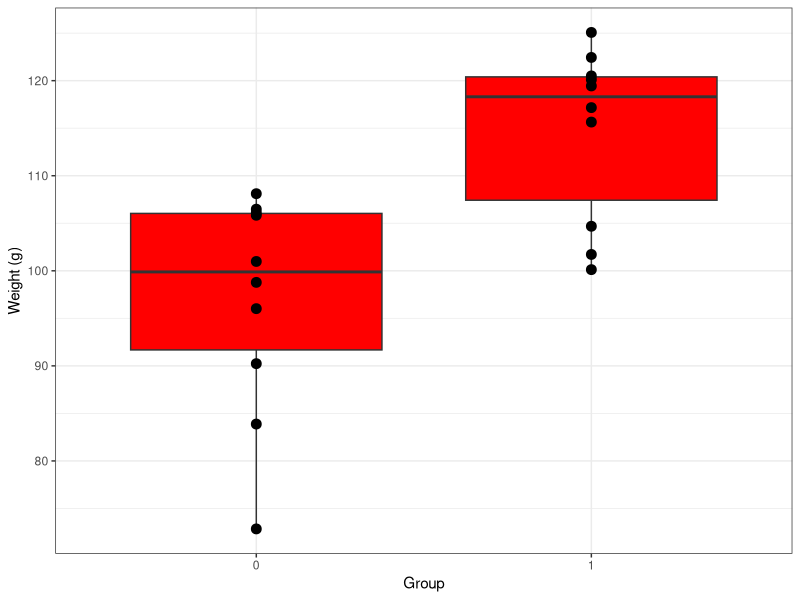
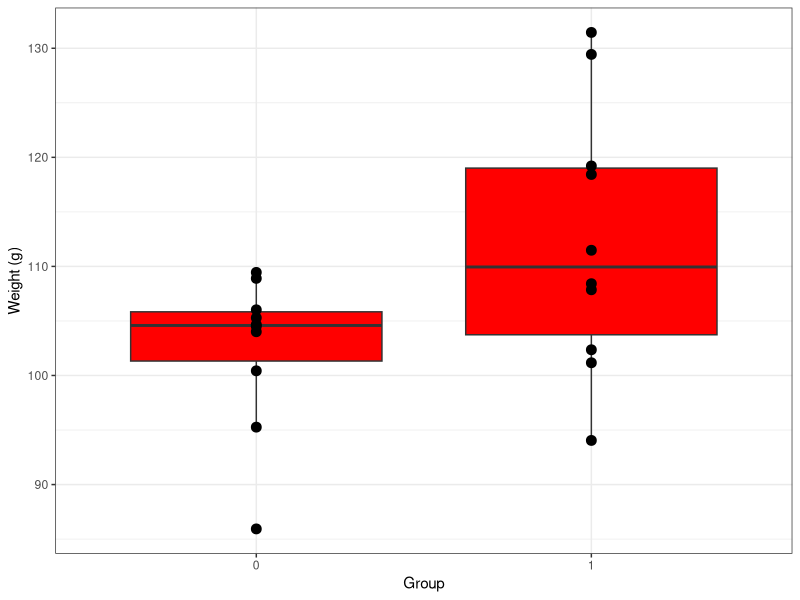
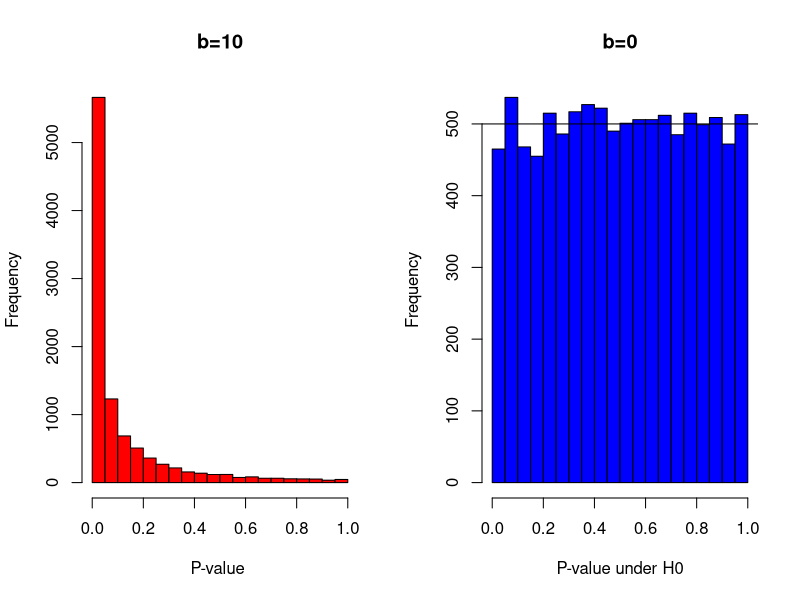

Recreate these plots in R, in order.
## ---- chunk 1
knitr::opts_chunk$set(warning=FALSE, message=FALSE, echo=TRUE)
## ---- chunk 2

set.seed(06102019) # This is an arbitrary number, I usually set it to a date.
simData1 <- function(N=10, b=10, sd=10, a=100){ 
  # 'a' is the control mean, it doesn't matter at all
  x <- rep(c(0,1), each=N) #  x is the treatment group
  y <- rnorm(2*N, a+b*x, sd) #  y is the response
  data.frame(x,y)
}

data1 <- simData1()

## ---- chunk 3
library(lmerTest)
library(ggplot2)
## ---- chunk 4

ggplot(data=data1, aes(x=factor(x), y=y)) + 
  geom_boxplot(fill="red") + 
  geom_point(size=3) + 
  theme_bw() + labs(x="Group", y="Weight (g)")

## ---- chunk 5

t.test(data=data1, y~x)

## ---- chunk 6

data2 <- simData1()

ggplot(data=data2, aes(x=factor(x), y=y)) + geom_boxplot(fill="red") + geom_point(size=3) + theme_bw() + xlab("Group") + ylab("Weight (g)")

t.test(data=data2, y~x)$p.value


## ---- chunk 7
simPvalue <- function(N=10, b=10, sd=10){
  dat <- simData1(N=N, b=b, sd=sd) # get the data
  ttest1 <- t.test(data=dat, y~x) # do the t-test
  ttest1$p.value # return the p-value
}

## ---- chunk 8

repsH1_p <- replicate(10000, simPvalue(b=10) )
repsH0_p <- replicate(10000, simPvalue(b=0) )

## ---- chunk 9

par(mfrow=c(1,2))

hist(repsH1_p, col="red", breaks=20, main="b=10", xlab="P-value ", ylab="Frequency", freq=TRUE)

hist(repsH0_p, col="blue", breaks=20, main="b=0", xlab="P-value under H0", ylab="Frequency", freq=TRUE)
abline(a=500,b=0)


## ---- chunk 10
sum(repsH1_p<0.05)
## ---- chunk 11

power.t.test( d=10, sd=10, n=10, power=NULL)

## ---- chunk 12

sum(repsH0_p<0.05)
